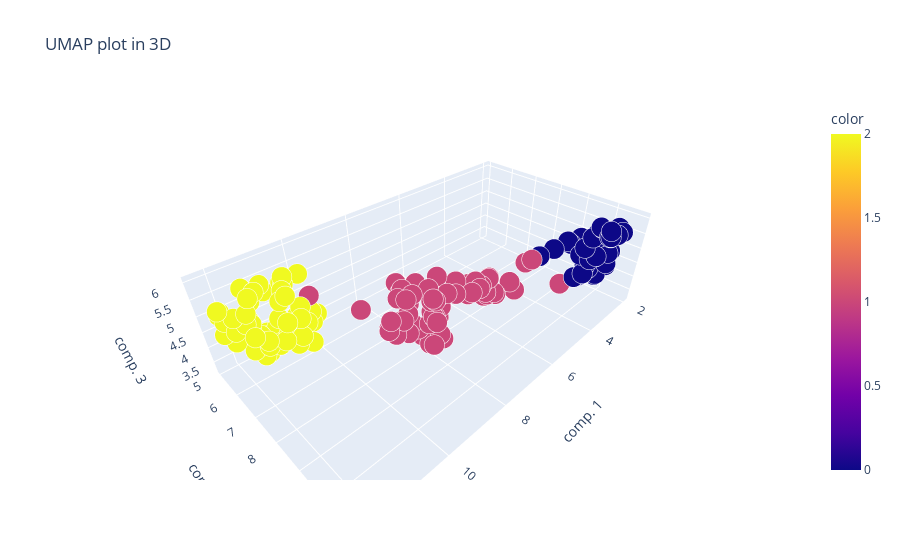

The notebook cell saved with this chart:
### Markdown cell above
UMAP plot in 3D

### Code cell
reducer = umap.umap_.UMAP(n_components=3)
components_umap = reducer.fit_transform(X)



#3D scatterplot
fig = px.scatter_3d(components_umap, x=0, y=1, z=2, color=clusters, size=0.1*np.ones(len(X)) ,opacity=1,
                    title='UMAP plot in 3D',
                    labels = {'0' : 'comp. 1', '1': 'comp. 2', '2': 'comp. 3'})
fig.show()

### Figure 1 — Plotly figure (JSON) as saved in the notebook; plotly's stock layout.template omitted (floating-point values rounded to 4 significant figures; data arrays with more than 128 entries replaced by an {"elided": "..."} marker saying what was removed)
{"data": [{"hovertemplate": "comp. 1=%{x}<br>comp. 2=%{y}<br>comp. 3=%{z}<br>size=%{marker.size}<br>color=%{marker.color}<extra></extra>", "legendgroup": "", "marker": {"color": {"elided": "178 int values"}, "coloraxis": "coloraxis", "opacity": 1, "size": {"elided": "178 float values"}, "sizemode": "area", "sizeref": 0.00025, "symbol": "circle"}, "mode": "markers", "name": "", "scene": "scene", "showlegend": false, "type": "scatter3d", "x": {"elided": "178 float values"}, "y": {"elided": "178 float values"}, "z": {"elided": "178 float values"}}], "layout": {"coloraxis": {"colorbar": {"title": {"text": "color"}}, "colorscale": [[0, "#0d0887"], [0.1111, "#46039f"], [0.2222, "#7201a8"], [0.3333, "#9c179e"], [0.4444, "#bd3786"], [0.5556, "#d8576b"], [0.6667, "#ed7953"], [0.7778, "#fb9f3a"], [0.8889, "#fdca26"], [1, "#f0f921"]]}, "legend": {"itemsizing": "constant", "tracegroupgap": 0}, "scene": {"domain": {"x": [0, 1], "y": [0, 1]}, "xaxis": {"title": {"text": "comp. 1"}}, "yaxis": {"title": {"text": "comp. 2"}}, "zaxis": {"title": {"text": "comp. 3"}}}, "title": {"text": "UMAP plot in 3D"}}}
